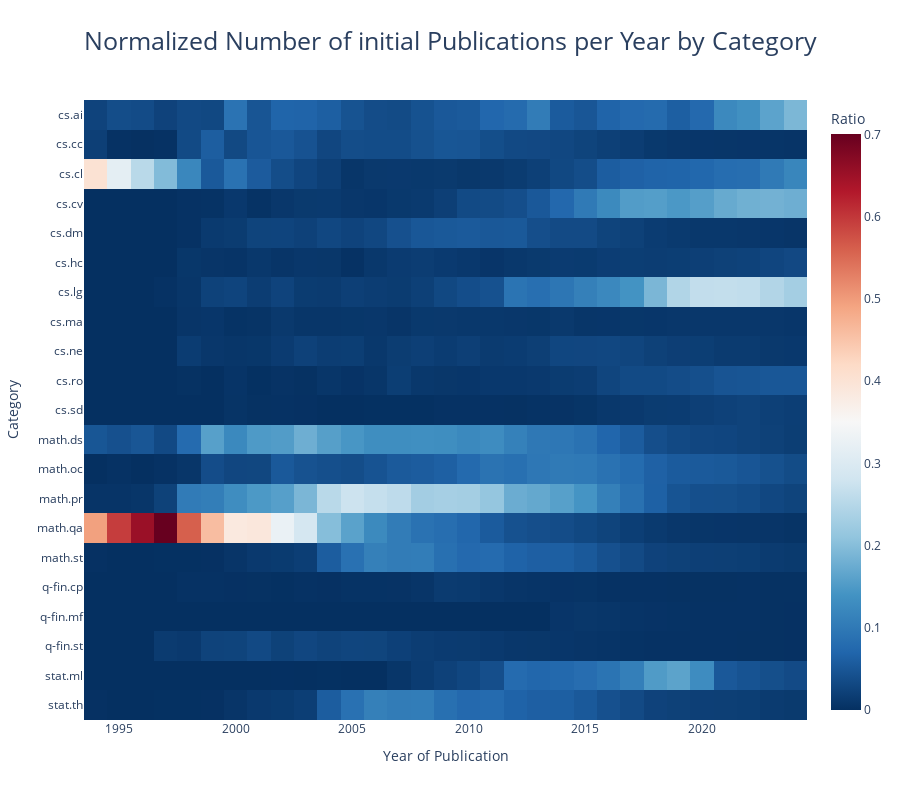

This figure's notebook cell:
### Code cell
visualize_publications_by_category_normalized(df_complete, "initial")

### Figure 1 — Plotly figure (JSON) as saved in the notebook; plotly's stock layout.template omitted (floating-point values rounded to 4 significant figures; data arrays with more than 128 entries replaced by an {"elided": "..."} marker saying what was removed)
{"data": [{"colorbar": {"title": {"text": "Ratio"}}, "colorscale": [[0, "rgb(5,48,97)"], [0.1, "rgb(33,102,172)"], [0.2, "rgb(67,147,195)"], [0.3, "rgb(146,197,222)"], [0.4, "rgb(209,229,240)"], [0.5, "rgb(247,247,247)"], [0.6, "rgb(253,219,199)"], [0.7, "rgb(244,165,130)"], [0.8, "rgb(214,96,77)"], [0.9, "rgb(178,24,43)"], [1, "rgb(103,0,31)"]], "type": "heatmap", "x": [1994, 1995, 1996, 1997, 1998, 1999, 2000, 2001, 2002, 2003, 2004, 2005, 2006, 2007, 2008, 2009, 2010, 2011, 2012, 2013, 2014, 2015, 2016, 2017, 2018, 2019, 2020, 2021, 2022, 2023, 2024], "y": ["stat.th", "stat.ml", "q-fin.st", "q-fin.mf", "q-fin.cp", "math.st", "math.qa", "math.pr", "math.oc", "math.ds", "cs.sd", "cs.ro", "cs.ne", "cs.ma", "cs.lg", "cs.hc", "cs.dm", "cs.cv", "cs.cl", "cs.cc", "cs.ai"], "z": {"elided": "21x31 float values"}}], "layout": {"height": 800, "title": {"font": {"size": 25}, "text": "Normalized Number of initial Publications per Year by Category", "x": 0.5, "xanchor": "center"}, "xaxis": {"title": {"text": "Year of Publication"}}, "yaxis": {"title": {"text": "Category"}}}}
